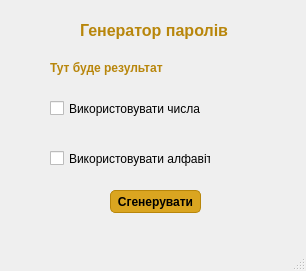
<?xml version="1.0" encoding="UTF-8"?>
<ui version="4.0">
 <class>MainWindow</class>
 <widget class="QMainWindow" name="MainWindow">
  <property name="geometry">
   <rect>
    <x>0</x>
    <y>0</y>
    <width>306</width>
    <height>271</height>
   </rect>
  </property>
  <property name="windowTitle">
   <string>MainWindow</string>
  </property>
  <widget class="QWidget" name="centralwidget">
   <widget class="QLabel" name="label">
    <property name="geometry">
     <rect>
      <x>80</x>
      <y>10</y>
      <width>171</width>
      <height>41</height>
     </rect>
    </property>
    <property name="font">
     <font>
      <pointsize>12</pointsize>
      <weight>75</weight>
      <bold>true</bold>
     </font>
    </property>
    <property name="cursor">
     <cursorShape>ArrowCursor</cursorShape>
    </property>
    <property name="styleSheet">
     <string notr="true">;color:darkgoldenrod</string>
    </property>
    <property name="lineWidth">
     <number>1</number>
    </property>
    <property name="text">
     <string>Генератор паролів</string>
    </property>
   </widget>
   <widget class="QLabel" name="label_2">
    <property name="geometry">
     <rect>
      <x>50</x>
      <y>60</y>
      <width>121</width>
      <height>16</height>
     </rect>
    </property>
    <property name="font">
     <font>
      <weight>75</weight>
      <bold>true</bold>
     </font>
    </property>
    <property name="styleSheet">
     <string notr="true">;color:darkgoldenrod</string>
    </property>
    <property name="text">
     <string>Тут буде результат</string>
    </property>
   </widget>
   <widget class="QCheckBox" name="checkBox">
    <property name="geometry">
     <rect>
      <x>50</x>
      <y>100</y>
      <width>151</width>
      <height>17</height>
     </rect>
    </property>
    <property name="text">
     <string>Використовувати числа</string>
    </property>
   </widget>
   <widget class="QCheckBox" name="checkBox_2">
    <property name="geometry">
     <rect>
      <x>50</x>
      <y>150</y>
      <width>161</width>
      <height>17</height>
     </rect>
    </property>
    <property name="text">
     <string>Використовувати алфавіт</string>
    </property>
   </widget>
   <widget class="QPushButton" name="pushButton">
    <property name="geometry">
     <rect>
      <x>110</x>
      <y>190</y>
      <width>91</width>
      <height>23</height>
     </rect>
    </property>
    <property name="font">
     <font>
      <weight>75</weight>
      <bold>true</bold>
     </font>
    </property>
    <property name="styleSheet">
     <string notr="true">;background-color:goldenrod; border: 1px solid darkgoldenrod; border-radius: 5px;color:</string>
    </property>
    <property name="text">
     <string>Сгенерувати</string>
    </property>
   </widget>
  </widget>
  <widget class="QMenuBar" name="menubar">
   <property name="geometry">
    <rect>
     <x>0</x>
     <y>0</y>
     <width>306</width>
     <height>21</height>
    </rect>
   </property>
  </widget>
  <widget class="QStatusBar" name="statusbar"/>
 </widget>
 <resources/>
 <connections/>
</ui>
